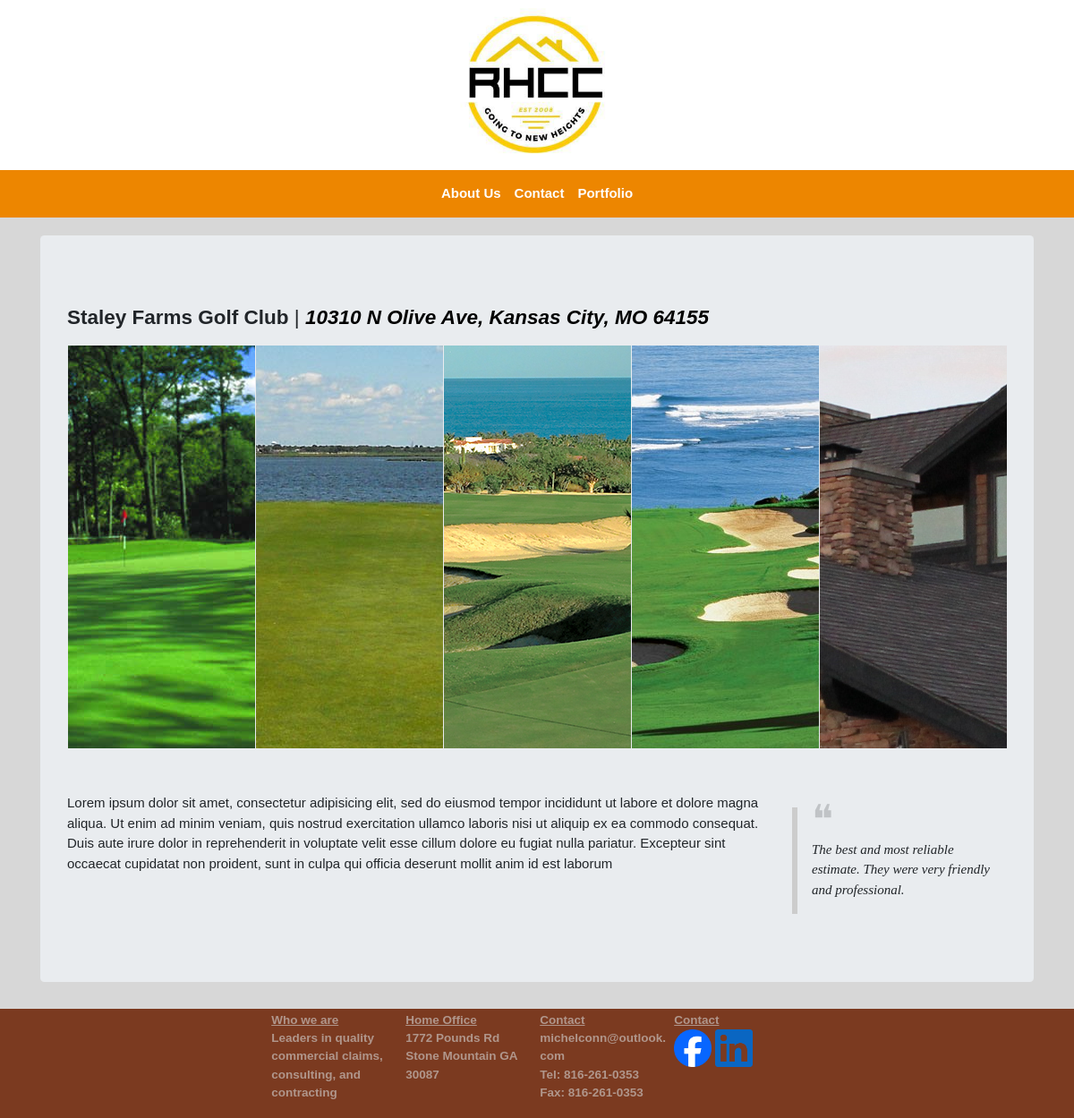
The page /portfolio/1/ on the database its author committed.
### info_app/models.py (models this page shows, shortened)
class model_job(models.Model):
    title = models.CharField(max_length=128)
    location = models.CharField(max_length=128)
    description = models.CharField(max_length=512)
    quote = models.CharField(max_length=512,blank=True)
    mainpic = models.ImageField()

class model_jobpic(models.Model):
    pic = models.ImageField()
    job = models.ForeignKey(model_job,models.CASCADE,related_name='jobpic')

### info_app/views.py (the view)
# urls.py: path('portfolio/<int:pk>/',views.view_jobdetails.as_view(),name='jobdetails'),
class view_jobdetails(DetailView):
    context_object_name = 'job_details'
    model = models.model_job
    template_name = 'info_app/job_detail.html'

### info_app/templates/info_app/job_detail.html (shortened to what this page needs)
{% extends "base.html" %}
{% load static %}
{% block style_block %}
<link rel="stylesheet" href="{% static 'info_app/css/job_detail.css' %}">
{% endblock %}
{% block body_block %}
<div class="container">
    <div class="jumbotron">
        <p style="font-size:1.5em">
            <strong>{{job_details.title}}</strong> |
            <a href="http://maps.google.com/?q=1200 {{job_details.location}}"
               target="_blank" style='color:black'>
                <em>{{job_details.location}}</em>
            </a>
        </p>
        <a class="lightbox" href="#jobpiclightrow">
            <div class="row justify-content-md-center">
                {% for jobmedia in job_details.jobpic.all %}
                <div class="col justify-content-md-center">
                    <img class="center-block img-responsive"
                         style="length:100%" src="{{ jobmedia.pic.url }}" alt="No Image">
                </div>
                {% endfor %}
            </div>
        </a>
        <div class="row">
            <div class="col-md-9 justify-content-md-center">
                <p>{{job_details.description}}</p>
            </div>
            <div class="col-md-3 justify-content-md-center">
                <div class="w3-panel w3-leftbar">
                    <span style="font-size:3em;line-height:0.6em;opacity:0.2;margin:0;">&#10077;</span>
                    <p style="margin-top:0;"><i class="w3-serif w3-medium">{{job_details.quote}}</i></p>
                </div>
            </div>
        </div>
    </div>
</div>
{% endblock %}

### info_app/static/info_app/dependencies/w3.css (style rules this page uses)
*,*:before,*:after { box-sizing:inherit }
html { -ms-text-size-adjust:100%;-webkit-text-size-adjust:100% }
body { margin:0 }
a { background-color:transparent }
b,strong { font-weight:bolder }
img { border-style:none }
html,body { font-family:Verdana,sans-serif;font-size:15px;line-height:1.5 }
html { overflow-x:hidden }
.w3-serif { font-family:serif }
img { vertical-align:middle }
a { color:inherit }
.w3-container:after,.w3-container:before,.w3-panel:after,.w3-panel:before,.w3-row:after,.w3-row:before,.w3-row-padding:after,.w3-row-padding:before, .w3-cell-row:before,.w3-cell-row:after,.w3-clear:after,.w3-clear:before,.w3-bar:before,.w3-bar:after { content:"";display:table;clear:both }
.w3-container,.w3-panel { padding:0.01em 16px }
.w3-panel { margin-top:16px;margin-bottom:16px }
.w3-medium { font-size:15px!important }
.w3-leftbar { border-left:6px solid #ccc!important }

### info_app/static/info_app/css/job_detail.css (style rules this page uses)
a .row { width: 100%; height: 30em; margin-bottom: 50px; margin-right: auto; margin-left: auto; overflow: hidden; }
.col { overflow: hidden; margin-left: 1px; }
.center-block { position: absolute; top: -9999px; bottom: -9999px; left: -9999px; right: -9999px; margin: auto; }

### info_app/static/info_app/css/base.css (style rules this page uses)
* { font-family: 'Noto Sans', sans-serif; }
html,body { background-color: #D7D7D7; overflow: scroll; width: 100%; height: 100%; margin: 0px; padding: 0px; }
a { color: white; font-weight: bold; font-size: 1em; }

### rows shown on the page
model_job: title "Staley Farms Golf Club", location "10310 N Olive Ave, Kansas City, MO 64155", description "Lorem ipsum dolor sit amet, consectetur adipisicing elit, sed do eiusmod tempor incididunt ut labore et dolore magna aliqua. Ut enim ad minim veniam, quis nostrud exercitation ullamco laboris nisi ut aliquip ex ea commodo consequat. Duis aute irure dolor in reprehenderit in voluptate velit esse cillum dolore eu fugiat nulla pariatur. Excepteur sint occaecat cupidatat non proident, sunt in culpa qui officia deserunt mollit anim id est laborum", quote "The best and most reliable estimate. They were very friendly and professional."
model_jobpic: pic (picture)
model_jobpic: pic (picture)
model_jobpic: pic (picture)
model_jobpic: pic (picture)
model_jobpic: pic (picture)
